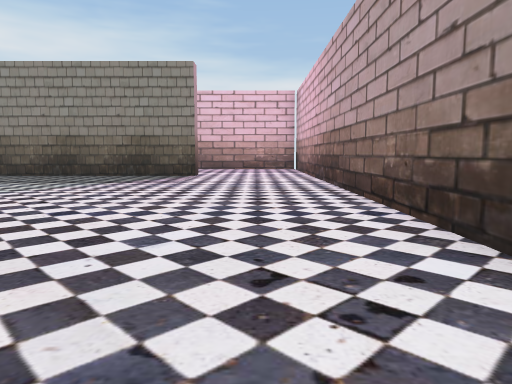
view 1 (above)

21 first-person views from a walk through a 3-D level made in the Unity game engine. The camera is 1.2 m above the floor, tilts 6° down and sees 70° across. The floor is counted in squares, 2 m on a side. Each view is taken from the middle of a square. On the plan, view 1 faces up. The plan holds only what a view shows up to about 10 squares ahead; the rest is blank. The player character is not drawn. Some surface patterns are stand-ins.

view 2
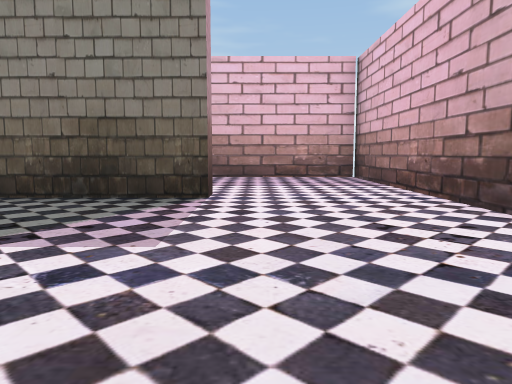

view 3
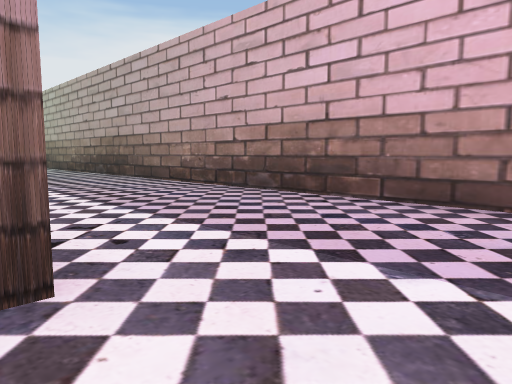

view 4
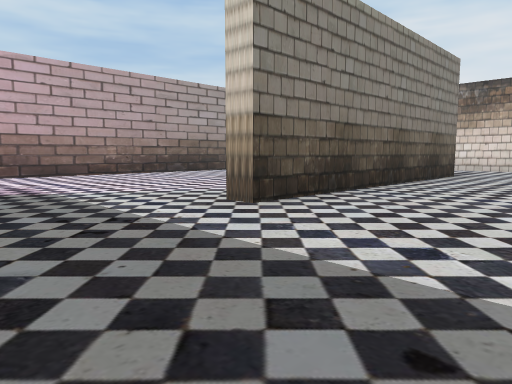

view 5
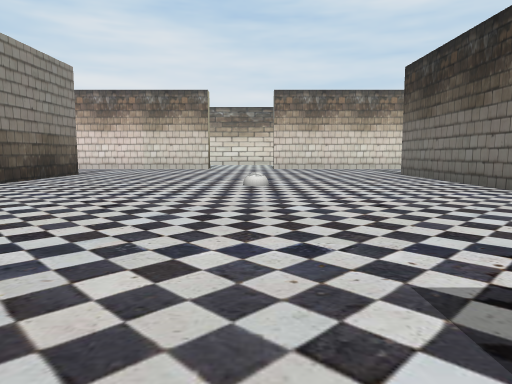

view 6
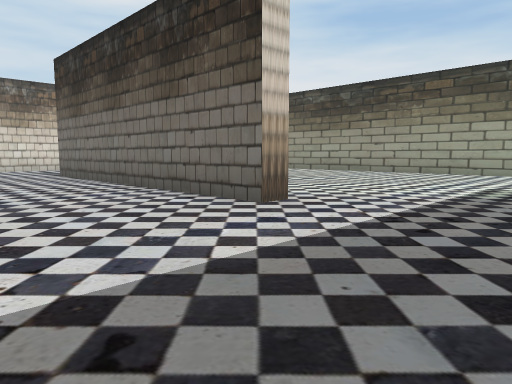

view 7
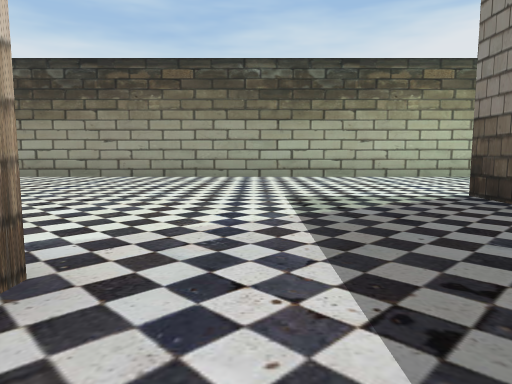

view 8
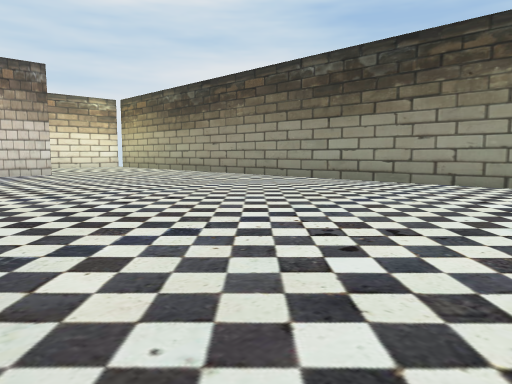

view 9
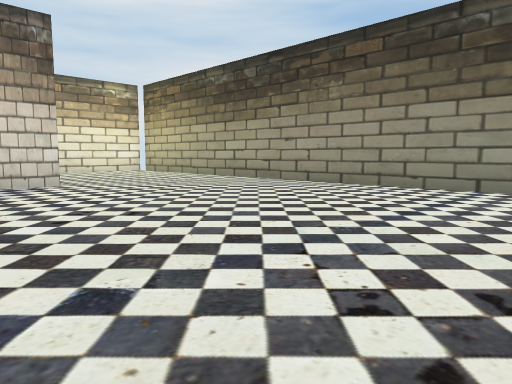

view 10
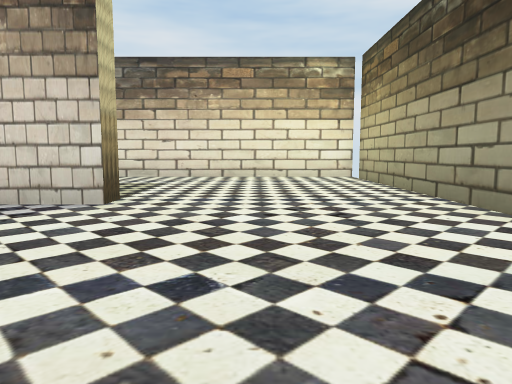

view 11
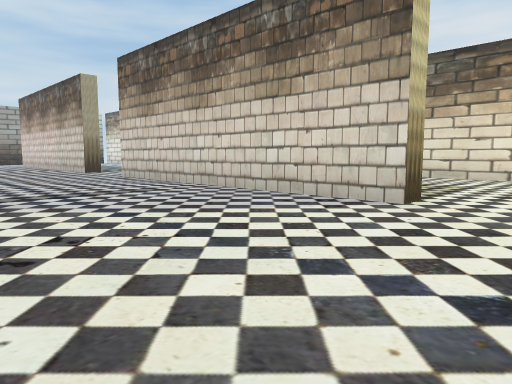

view 12
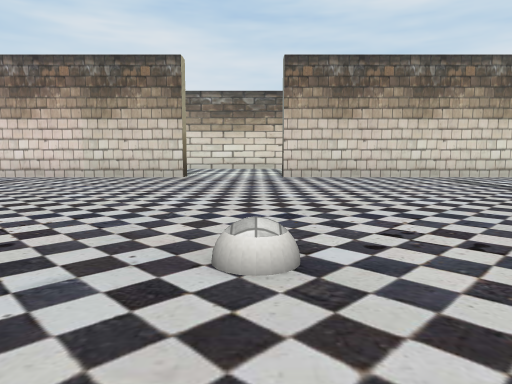

view 13
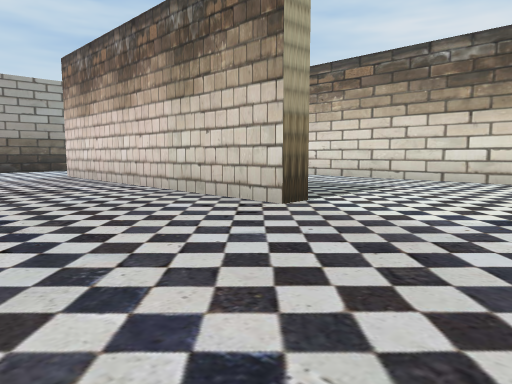

view 14
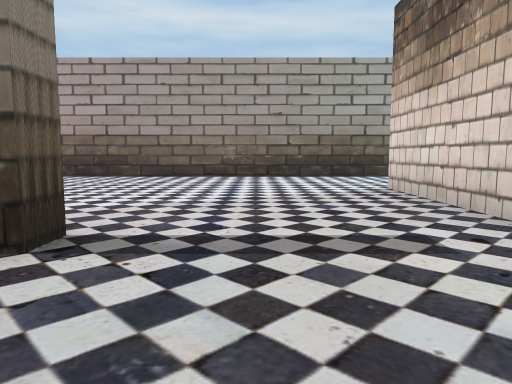

view 15
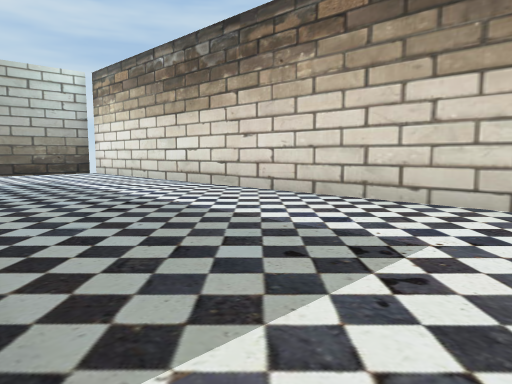

view 16
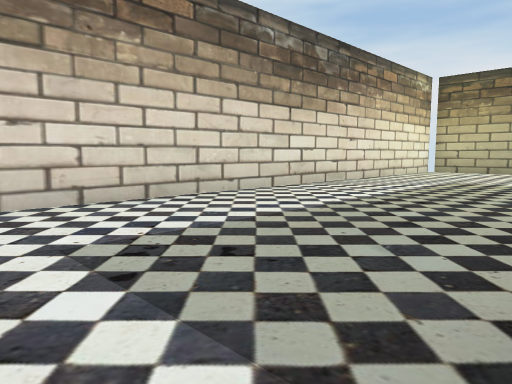

view 17
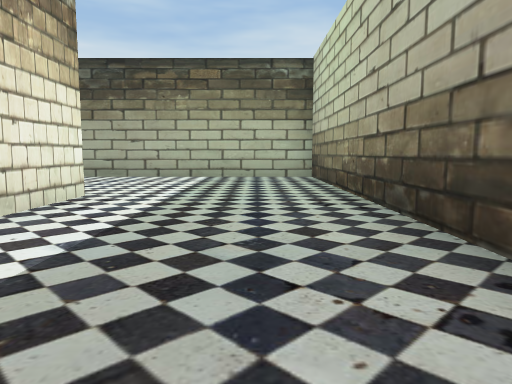

view 18
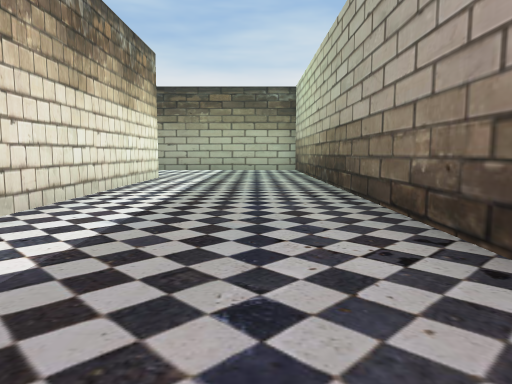

view 19
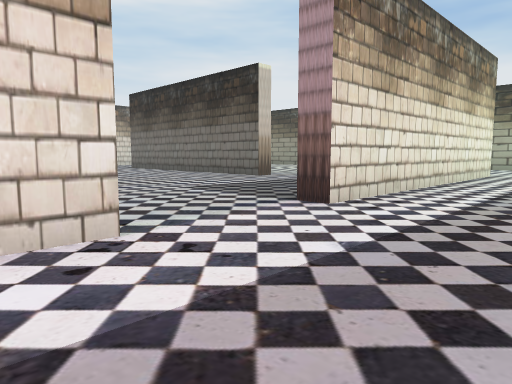

view 20
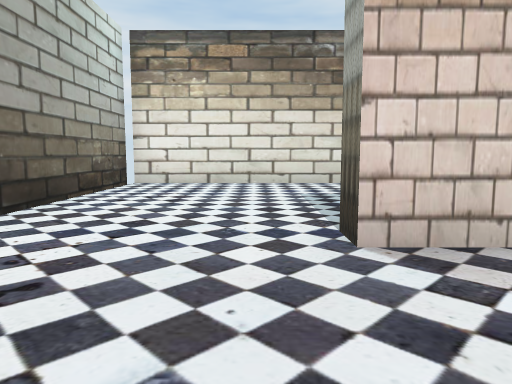

view 21
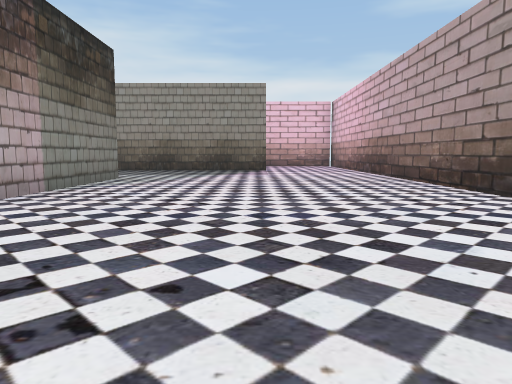

### Floor plan
Points are (right, up) in squares from view 1. A wall is a line through its corners. A room is listed if a view was taken in it or the views show most of it. See-through windows are left out.
Room 1 (views 1, 2, 3, 4, 5, 6, 7, 8, 9, 10, 11, 12, 13, 14, 15, 16, 17, 18, 19, 20, 21)
walls: (-15.8, 5.9) (-15.2, 5.9) (-15.2, -1.6); (-5.2, -1.6) (-5.9, -1.6) (-5.9, 5.9) (-5.3, 5.9) (-5.3, 1.8); (-9.2, -5.9) (-9.2, -5.3) (-1.6, -5.3) (-1.6, -5.9); (-9.2, 10.6) (-8.4, 10.6); (-18.2, 9.9) (-19.2, 9.9); (-19.2, -5.9) (-19.2, -5.3) (-11.6, -5.3); (-19.2, 10.6) (-11.7, 10.6) (-11.7, 10); (-12, 14.5) (-23.6, 14.5) (-23.6, -10.5) (1.6, -10.5) (1.6, 14.8); (-1.6, 10.5) (-1.6, 9.9) (-7, 9.9); (1.6, 14.5) (-9.9, 14.5)

Positions as (right, up) in squares from view 1, and headings:
1: (0, 0), facing up
2: (-1, 5), facing up
3: (0, 10), facing up-left
4: (-9, 9), facing down-right
5: (-11, 9), facing down
6: (-12, 9), facing down-left
7: (-14, 7), facing left
8: (-16, 6), facing down-left
9: (-17, 2), facing down-left
10: (-21, -1), facing down
11: (-21, -1), facing down-right
12: (-11, 4), facing down
13: (-12, -2), facing down-right
14: (-8, -3), facing right
15: (-10, -6), facing down-right
16: (-11, -6), facing down-left
17: (-14, 13), facing left
18: (-10, 13), facing left
19: (-8, 13), facing down-left
20: (-1, -3), facing down
21: (-2, -3), facing up
